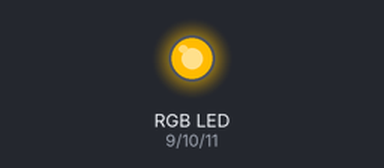
The sketch below on a simulated Arduino Uno, built with avr-gcc and run on an emulated ATmega328P. Shown: an RGB LED mixed from three pins (HIGH = lit). Dim RGB values are drawn brighter than linear.

Above: at 0.05 s.
At 2.05 s:
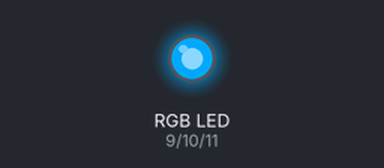
At 4.05 s:
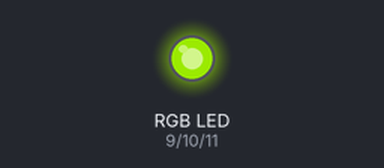
At 6.05 s:
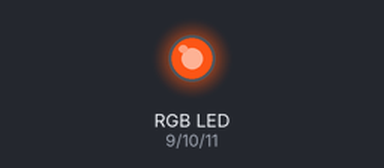
At 8.0 s:
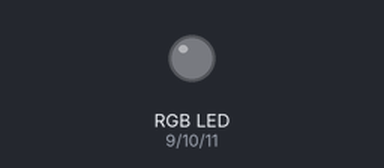
Timing chart, 0 to 10.4 s (numbered marks = the images above):
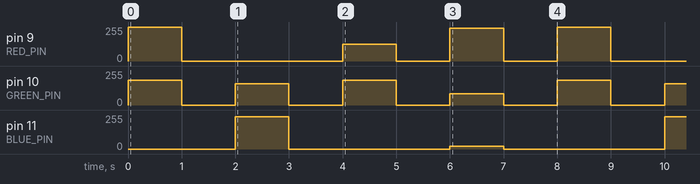

The sketch:

led_controller.ino
```cpp
#include "controller.h"
#include "color.h"

const int RED_PIN = 9;
const int GREEN_PIN = 10;
const int BLUE_PIN =11;

LedController controller(RED_PIN, GREEN_PIN, BLUE_PIN);

void setup() {
    controller.initializePins();
}

void loop() {
    controller.blinkColor(Color::AMARILLO);
    controller.blinkColor(Color::AZUL);
    controller.blinkColor(Color::VERDE);
    controller.blinkColor(Color::NARANJA);
}
```

color.h
```cpp
#ifndef RGB_COLORS
#define RGB_COLORS

namespace Color {
    long int AMARILLO_NAUTILUS = 0xf2df0c;
    long int AMARILLO = 0xffbb00;
    long int AZUL = 0x00a1f1;
    long int VERDE = 0x7cbb00;
    long int NARANJA = 0xf65314;
}
#endif
```

controller.h
```cpp
#ifndef LED_CONTROLLER
#define LED_CONTROLLER
#include <Arduino.h>

class LedController {
    private:
    int redPin;
    int greenPin;
    int bluePin;

    public:
    int DELAY_MS;

    LedController(int redPin, int greenPin, int bluePin){
        this->redPin = redPin;
        this->greenPin = greenPin;
        this->bluePin = bluePin;
        DELAY_MS = 1000;
    }

    void initializePins(){
        pinMode(redPin, OUTPUT);
        pinMode(greenPin, OUTPUT);
        pinMode(bluePin, OUTPUT);
        turnOff();

    }

    void testLEDs() {
        for(int i = 0; i < 3; i++) {
            long int color = 0xff0000 >> (8*i);
            blinkColor(color);
        }
    }

    void blinkColor(long int hexColor) {
        setColor(hexColor);
        delay(DELAY_MS);
        turnOff();
        delay(DELAY_MS);
    }

    void setColor(long int hexColor) {
        int red = (hexColor >> 16) & 255;
        int green = (hexColor >> 8) & 255;
        int blue = hexColor & 255;
        setColor(red, green, blue);
    }

    void setColor(int red, int green, int blue) {
        analogWrite(redPin, red);
        analogWrite(greenPin, green);
        analogWrite(bluePin, blue);
    }

    void turnOff() {
        setColor(0x0);
    }
};
#endif
```

Measured:
- by itself, pin 9 (RED_PIN): repeats every 8.0 s: 0/255 3.0 s, 124/255 1.0 s, 0/255 1.0 s, 246/255 1.0 s, 0/255 1.0 s, 255/255 1.0 s
- by itself, pin 11 (BLUE_PIN): repeats every 8.0 s: 0/255 3.0 s, 20/255 1.0 s, 0/255 3.0 s, 241/255 1.0 s
- by itself, pin 10 (GREEN_PIN): repeats every 8.0 s: 0/255 1.0 s, 161/255 1.0 s, 0/255 1.0 s, 187/255 1.0 s, 0/255 1.0 s, 83/255 1.0 s, 0/255 1.0 s, 187/255 1.0 s
